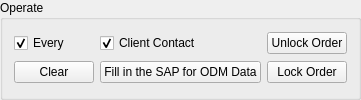
         <widget class="QGroupBox" name="groupBox_5">
          <property name="sizePolicy">
           <sizepolicy hsizetype="Expanding" vsizetype="Preferred">
            <horstretch>0</horstretch>
            <verstretch>0</verstretch>
           </sizepolicy>
          </property>
          <property name="title">
           <string>Operate</string>
          </property>
          <layout class="QGridLayout" name="gridLayout_4">
           <item row="0" column="0">
            <widget class="QCheckBox" name="checkBox_16">
             <property name="statusTip">
              <string>每个都需要提示，取消后只有特殊才提示</string>
             </property>
             <property name="text">
              <string>Every</string>
             </property>
             <property name="checked">
              <bool>true</bool>
             </property>
            </widget>
           </item>
           <item row="0" column="1">
            <widget class="QCheckBox" name="checkBox_19">
             <property name="statusTip">
              <string>是否需要添加联系人</string>
             </property>
             <property name="text">
              <string>Client Contact</string>
             </property>
             <property name="checked">
              <bool>true</bool>
             </property>
            </widget>
           </item>
           <item row="0" column="2">
            <widget class="QPushButton" name="pushButton_56">
             <property name="text">
              <string>Unlock Order</string>
             </property>
            </widget>
           </item>
           <item row="1" column="0">
            <widget class="QPushButton" name="pushButton_12">
             <property name="sizePolicy">
              <sizepolicy hsizetype="Expanding" vsizetype="Fixed">
               <horstretch>0</horstretch>
               <verstretch>0</verstretch>
              </sizepolicy>
             </property>
             <property name="statusTip">
              <string>清理Messages框中的信息</string>
             </property>
             <property name="text">
              <string>Clear</string>
             </property>
            </widget>
           </item>
           <item row="1" column="1">
            <widget class="QPushButton" name="pushButton_17">
             <property name="sizePolicy">
              <sizepolicy hsizetype="Expanding" vsizetype="Fixed">
               <horstretch>0</horstretch>
               <verstretch>0</verstretch>
              </sizepolicy>
             </property>
             <property name="statusTip">
              <string>根据ODM数据，循环创建Order</string>
             </property>
             <property name="text">
              <string>Fill in the SAP for ODM Data</string>
             </property>
            </widget>
           </item>
           <item row="1" column="2">
            <widget class="QPushButton" name="pushButton_57">
             <property name="text">
              <string>Lock Order</string>
             </property>
            </widget>
           </item>
          </layout>
         </widget>
